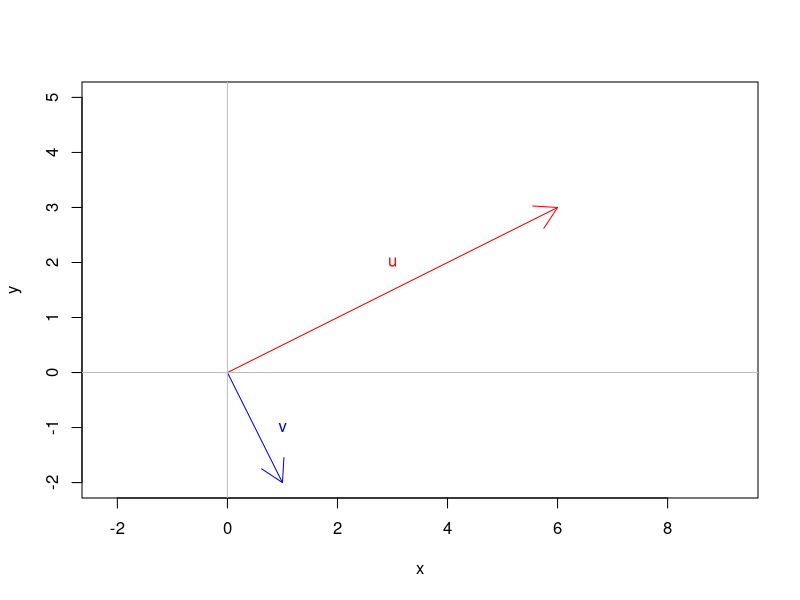
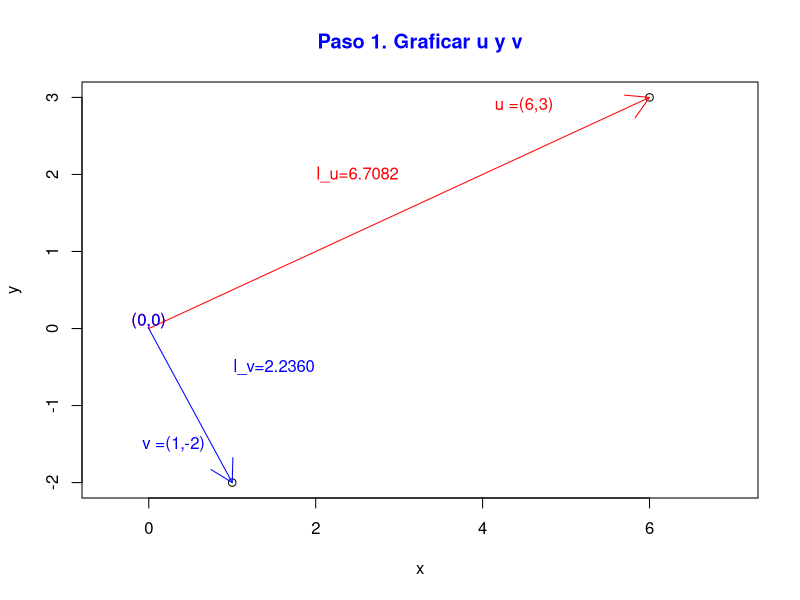
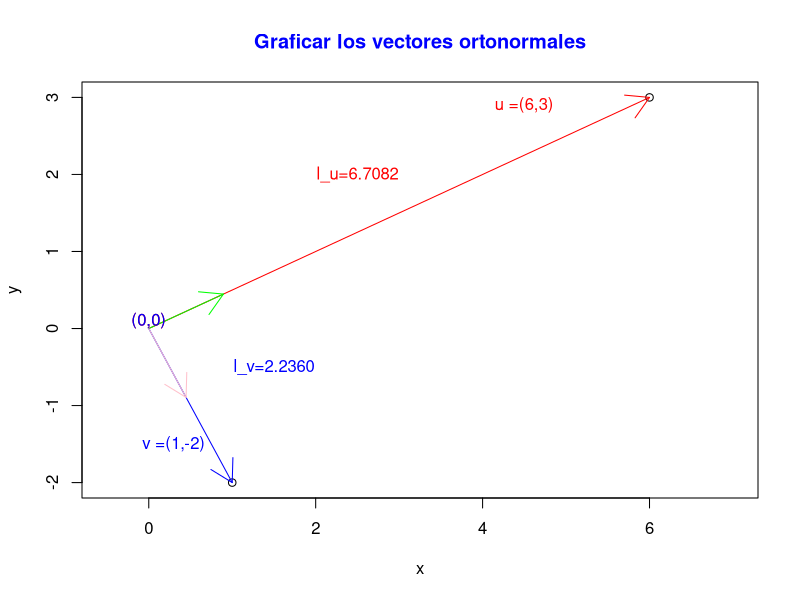

The R script that drew these images, in order:
## ---- chunk 1
etiquetas <- c('u', 'v' )
xlim <- c(0,7)
ylim <- c(-2,5)
plot( xlim, ylim, type="n", xlab="x", ylab="y", asp=1)
arrows(0,0,6,3, col = 'red' )
arrows(0,0,1,-2, col = 'blue') 
text(c(3,1),c(2,-1),etiquetas,col = c("red", "blue"))
abline(v=0, h=0, col = 'gray' )
## ---- chunk 2
etiquetas <- c('(0,0)', 'u =(6,3)')
plot(c(1,6),c(-2,3), xlab = 'x', ylab='y', main="Paso 1. Graficar u y v", col.main='blue', xlim = c(-0.5, 7))
arrows(0,0,6,3, col = 'red' )
arrows(0,0,1,-2, col = 'blue')
text(c(0.0,4.5),c(0.1,2.9),etiquetas,col='red')
etiquetas2 <- c('(0,0)', 'v =(1,-2)')
text(c(0.0,0.3),c(0.1,-1.5),etiquetas2,col='blue')
longitud_1 <- c('l_v=2.2360', 'l_u=6.7082')
text(c(1.5,2.5),c(-0.5,2.0),longitud_1,col = c("blue", "red"))
## ---- chunk 3
etiquetas <- c('(0,0)', 'u =(6,3)')
plot(c(1,6),c(-2,3), xlab = 'x', ylab='y', main="Graficar los vectores ortonormales", col.main='blue', xlim = c(-0.5, 7))
arrows(0,0,6,3, col = 'red' )
arrows(0,0,6/6.708203932499369,3/6.708203932499369, col = 'green' )
arrows(0,0,1,-2, col = 'blue')
arrows(0,0,1/2.23606797749979,-2/2.23606797749979, col = 'pink' )
text(c(0.0,4.5),c(0.1,2.9),etiquetas,col='red')
etiquetas2 <- c('(0,0)', 'v =(1,-2)')
text(c(0.0,0.3),c(0.1,-1.5),etiquetas2,col='blue')
longitud_1 <- c('l_v=2.2360', 'l_u=6.7082')
text(c(1.5,2.5),c(-0.5,2.0),longitud_1,col = c("blue", "red"))
